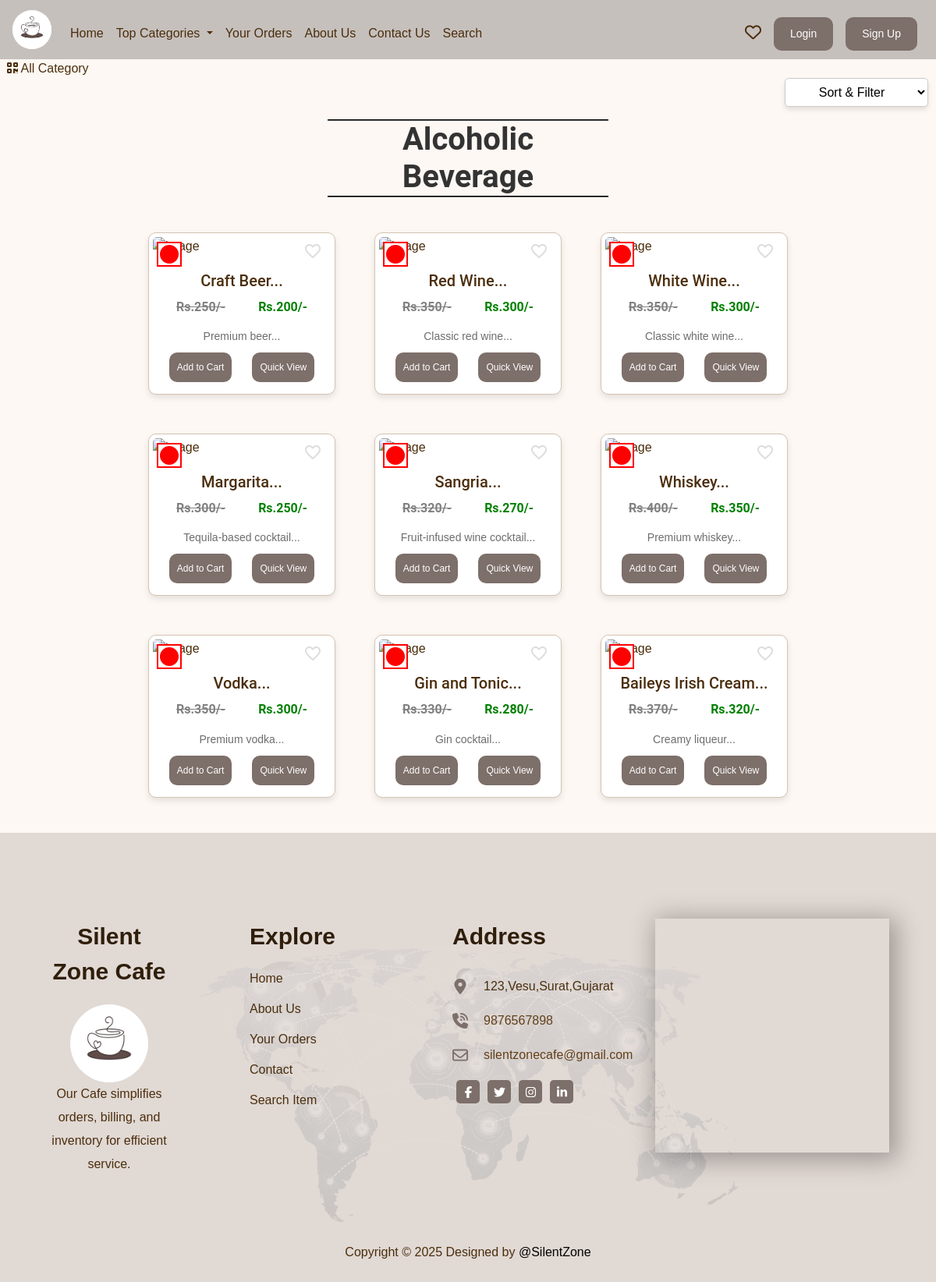
/view-food-list.php?catid=4, run on the app's committed database.
### tables this page shows
CREATE TABLE food_type (
    food_id INT PRIMARY KEY AUTO_INCREMENT,
    food_name TEXT,
    food_price INT,
    food_desc TEXT,
    category_id INT,
    food_update TEXT,
    food_img TEXT,
    is_veg TEXT,
    food_offer INT,
    FOREIGN KEY (category_id) REFERENCES categories(category_id) ON DELETE CASCADE
);

CREATE TABLE site (
    temp_id INT PRIMARY KEY AUTO_INCREMENT,
    system_name TEXT,
    email TEXT,
    contact TEXT,
    address TEXT,
    date_time TIMESTAMP
);

### view-food-list.php (the view, shortened to what this page needs)
<!DOCTYPE html>
<html lang="en">
<head>
    <link rel="stylesheet" href="https://stackpath.bootstrapcdn.com/bootstrap/4.4.1/css/bootstrap.min.css">
    <link rel="stylesheet" href="https://use.fontawesome.com/releases/v5.8.2/css/all.css">
    <link rel="stylesheet" href="/cafe_management_system/assets/css/style.css">
</head>
<body>
    <?php
        include("partial/_nav.php");
    ?>
    <div>&nbsp;
        <a href="index.php" class="active text-dark">
            <i class="fas fa-qrcode" style="color:#4b2e0d"></i>
            <span style="color:#4b2e0d">All Category</span>
        </a>
        <div class="sort-dropdown" class="btn2">
            <select id="sortDropdown" onchange="sortItems()">
                <option value="default" class="sort">Sort & Filter</option>
            </select>
        </div>
    </div>
    <?php
        $id = $_GET['catid'];
        $sql = "SELECT * FROM categories WHERE category_id = '$id'";
    ?>
    <div class="container2 my-3" id="cont">
        <div class="col-lg-4 text-center" style="margin: auto;border-top:2px groove black;border-bottom:2px groove black;color:#4b2e0d;">
            <h2 class="text-center center-container"><span id="catTitle">Items</span></h2>
        </div>
        <div class="row" id="food-items-container">
        <?php
        $id = $_GET['catid'];
        $sortOption = isset($_GET['sortOption']) ? $_GET['sortOption'] : 'default';
        if ($sortOption == 'veg') {
            $sql = "SELECT * FROM food_type WHERE category_id = '$id' AND is_veg = 'Veg'";
        } else if ($sortOption == 'nonveg') {
            $sql = "SELECT * FROM food_type WHERE category_id = '$id' AND is_veg = 'Non-Veg'";
        } else if ($sortOption == 'price_asc') {
            $sql = "SELECT * FROM food_type WHERE category_id = '$id' ORDER BY food_price ASC";
        } else if ($sortOption == 'price_desc') {
            $sql = "SELECT * FROM food_type WHERE category_id = '$id' ORDER BY food_price DESC";
        } else if ($sortOption == 'allitem') {
            $sql = "SELECT * FROM food_type WHERE category_id = '$id'";
        }
        else {
            $sql = "SELECT * FROM food_type WHERE category_id = '$id'";
        }
        $result = mysqli_query($conn,$sql);
        while($row = mysqli_fetch_array($result))
        {
            $food_id = $row['food_id'];
            $food_name = $row['food_name'];
            $food_price = $row['food_price'];
            $food_offer = $row['food_offer'];
            $food_desc = $row['food_desc'];
            $food_img = $row['food_img'];
            $is_veg = $row['is_veg'];
            $is_favorite = false;
        echo '<div class="col-xs-3 col-sm-3 col-md-3 food-item" data-price="'.$food_price.'" data-veg="'.$is_veg.'">
                <div class="card2" style="position: relative;">
                    <div class="food-symbol" style="position: absolute; top: 10px; left: 10px; font-size: 24px; z-index: 2;">';
        if ($is_veg == 'Veg') {
            echo '<i class="fa-solid fa-circle" style="color:green; background:white; padding:2px; border:2px solid green;"></i>';
        } else {
            echo '<i class="fa-solid fa-circle" style="color:red; background:white; padding:2px; border:2px solid red;"></i>';
        }
        echo '</div>
                    <div class="food-symbol" style="position: absolute; top: 10px; right: 10px; font-size: 20px; z-index: 2;">';
                    if ($loggedin)
                    {
                        echo '<form action="partial/_manageEatList.php" method="POST">
                            <input type="hidden" name="food_id" value="' . $food_id . '">
                            <input type="hidden" name="user_id" value="' . $userId . '">
                            <input type="hidden" name="action" value="' . ($is_favorite ? 'remove' : 'add') . '">
                            <button type="submit" style="outline:none;" class=" heart float-right heart ' . ($is_favorite ? 'filled' : '') . '">
                                <span class="material-icons">' . ($is_favorite ? 'favorite' : 'favorite_border') . '</span>
                            </button>
                          </form>';
                    }
                    else
                    {
                        echo '<button style="outline:none;" class="material-icons heart float-right heart" data-toggle="modal" data-target="#loginModal">
                        <span class="material-icons">favorite_border</span>
                  </button>';
                    }
                    echo '</div>
                    <img src="/cafe_management_system/img/'.$food_img.'" alt="image" width="249px" height="270px">
                    <div class="card-body">
                        <h5 class="card-title">'.substr($food_name,0,20).'...</h5>
                        <div style="display: flex; align-items: center;justify-content:space-between;margin-left:20px;margin-right:20px;">
                            <h6 style="color:grey; text-decoration: line-through; font-weight: bold;">Rs.'.$food_offer.'/-</h6>
                            <h6 style="color:green;font-weight:bold;">Rs.'.$food_price.'/-</h6>
                        </div>
                        <p class="card-text">'.substr($food_desc,0,29).'...</p>
                        <div class="row2 justify-content-center">';
                        if($loggedin){
                            $quasql = "SELECT item_quantity FROM cart WHERE food_id = '$food_id' AND user_id = '$userId'";
                            $quaresult = mysqli_query($conn,$quasql);
                            $quarow = mysqli_num_rows($quaresult);
                            if($quarow == 0)
                            {
                                echo '<form action="/cafe_management_system/partial/_manageCart.php" method = "POST">
                                        <input type="hidden" name="itemId" value="'.$food_id.'">
                                        <button type="submit" name="addtocart" class="btn2 mx-2">Add to Cart</button>
                                </form>';
                            }
                            else
                            {
                                echo '<a href = "viewCart.php"><button class="btn2 mx-2">Go to Cart</button></a>';
                            }
                        }
                        else
                        {
                            echo '<button class="btn2 mx-2" data-toggle="modal" data-target="#loginModal">Add to Cart</button>';
                        }
                        echo '</form>
                            <a href="view-food.php?foodid='.$food_id.'" class="mx-2"><button class="btn2">Quick View</button></a>
                        </div>
                    </div>
                </div>
            </div>';
    }
?>
        </div>
    </div>
    <?php
        include("partial/_footer.php");
    ?>
</body>
</html>

### partial/_footer.php (shortened to what this page needs)
<!DOCTYPE html>
<html lang="en">
<head>
    <link rel="stylesheet" href="/cafe_management_system/assets/css/style.css">
</head>
<body>
   <?php
        $sql = "SELECT * FROM site";
        $result = mysqli_query($conn, $sql);
        $row = mysqli_fetch_array($result);
        $systemName = $row['system_name'];
        $address = $row['address'];
        $email = $row['email'];
        $contact = $row['contact'];
    ?>
    <div class="section12">
        <div class="footerdiv">
            <div class="footermapimg">
                <div class="footerimgmap">
                </div>
            </div>
            <div class="footerflex">
                <div class="tarn_logo_footer">
                    <div class="highlighted_title" style="text-align: center;">
                        <?php echo $systemName;?>
                    </div>
                    <div class="tarn-logo">
                        <a href="index.php">
                            <img src="/cafe_management_system/assets/img/logo2.jpg" />
                        </a>
                    </div>
                    <div class="tarn_logo_details">
                        Our Cafe simplifies orders, billing, and inventory for efficient service.
                    </div>
                </div>
                <div class="explore">
                    <div class="highlighted_title">
                        Explore
                    </div>
                    <div class="link_details"><a href="index.php">Home</a></div>
                    <div class="link_details"><a href="about.php">About Us</a></div>
                    <div class="link_details"><a href="viewOrder.php">Your Orders</a></div>
                    <div class="link_details"><a href="contact.php">Contact</a></div>
                    <div class="link_details"><a href="searchItems.php">Search Item</a></div>
                </div>
                <div class="addresses">
                    <div class="highlighted_title">
                        Address
                    </div>
                    <div class="logoaddress">
                        <div class="addlogimg">
                            <svg xmlns="http://www.w3.org/2000/svg" viewBox="0 0 384 512" class="addressimg">
                                <path
                                    d="M215.7 499.2C267 435 384 279.4 384 192C384 86 298 0 192 0S0 86 0 192c0 87.4 117 243 168.3 307.2c12.3 15.3 35.1 15.3 47.4 0zM192 128a64 64 0 1 1 0 128 64 64 0 1 1 0-128z" />
                            </svg>
                        </div>
                        <div class="link_details_"><?php echo $address;?></div>
                    </div>
                    <div class="logoaddress">
                        <div class="addlogimg">
                        </div>
                        <div class="link_details_hover"><?php echo $contact;?></div>
                    </div>
                    <div class="logoaddress">
                        <div class="addlogimg">
                        </div>
                        <div class="link_details_hover"><?php echo $email;?></div>
                    </div>
                    <div class="footer_logo">
                        <div class="square_logo">
                            <a href="http://www.facebook.com" target="_blank" rel="noopener noreferrer">
                                <svg xmlns="http://www.w3.org/2000/svg" viewBox="0 0 320 512" class="logosvg">
                                    <path
                                        d="M80 299.3V512H196V299.3h86.5l18-97.8H196V166.9c0-51.7 20.3-71.5 72.7-71.5c16.3 0 29.4 .4 37 1.2V7.9C291.4 4 256.4 0 236.2 0C129.3 0 80 50.5 80 159.4v42.1H14v97.8H80z" />
                                </svg>
                            </a>
                        </div>
                        <div class="square_logo">
                            <a href="http://www.twitter.com" target="_blank" rel="noopener noreferrer">
                            </a>
                        </div>
                        <div class="square_logo">
                            <a href="http://www.instagram.com" target="_blank" rel="noopener noreferrer">
                            </a>
                        </div>
                        <div class="square_logo">
                            <a href="http://www.linkedin.com" target="_blank" rel="noopener noreferrer">
                            </a>
                        </div>
                    </div>
                </div>
                <div class="map">
                 <iframe src="https://www.google.com/maps/embed?pb=!1m18!1m12!1m3!1d4274.364678592217!2d72.78421690276834!3d21.15801559707634!2m3!1f0!2f0!3f0!3m2!1i1024!2i768!4f13.1!3m3!1m2!1s0x3be04df184811243%3A0x7d3bbfaeb9dd9862!2sJ.P.Dawar%20Institute%20Of%20Technology%2C%20Sardar%20Vallabhbhai%20Nat&#39;l%20Inst%20of%20Technology%20Rd%2C%20SVNIT%20Campus%2C%20Athwa%2C%20Surat%2C%20Gujarat%20395007!5e0!3m2!1sen!2sin!4v1739549227815!5m2!1sen!2sin" width="300" height="300" style="border:0;" allowfullscreen="" loading="lazy"></iframe>                </div>
                </div>
        </div>
        <div class="footer container-fluid text-light" style="padding: 10px;">
            <p class="py-2 mb-0"><center style="color: #4b2e0d;">Copyright © 2025 Designed by <a href="#" style="color: black;">@SilentZone</a></center></p>
        </div>
    </div>
</body>
</html>

### assets/css/style.css (style rules this page uses)
* { scroll-behavior: smooth; }
h1, h2, h3, h4, h5, h6 { font-family: "Roboto", sans-serif; }
body { font-family: "Arial", sans-serif; background-color: #fdf8f3; color: #4b2e0d; margin: 0; padding: 0; }
.center-container { display: flex; justify-content: center; align-items: center; font-size: 2.5rem; font-weight: bold; text-align: center; margin: 0px auto; color: #333; width: fit-content; }
.row { display: flex; flex-wrap: wrap; justify-content: center; gap: 20px; margin: 30px 0px; }
.card-body { padding: 15px; text-align: center; }
.card-text { font-size: 14px; color: #6d6d6d; margin: 10px 0; }
.section12 { background-color: #e1d9d4; }
.tarn-logo { display: flex; justify-content: center; }
.tarn-logo img { border-radius: 50%; width: 100px; height: 100px; cursor: pointer; }
.footerdiv { max-width: 1440px; width: 90%; margin: 0px auto; padding-top: 50px; position: relative; }
.footerflex { display: grid; grid-template-columns: repeat(4, 2fr); margin: 0px auto; padding-top: 60px; padding-bottom: 60px; position: relative; z-index: 1; }
.tarn_logo_details { color: #4b2e0d; line-height: 30px; text-align: center; }
.link_details { margin: 15px auto; cursor: pointer; transition: 0.4s; }
.link_details a { color: #4b2e0d; transition: 0.4s; }
.link_details_ { color: #4b2e0d; margin: 10px 20px; padding-left: 0px; }
.link_details_hover { color: rgb(98, 64, 25); margin: 10px 0px 10px 10px; padding-left: 10px; cursor: pointer; transition: 0.4s; }
.footer_logo { display: flex; justify-content: left; background-color: transparent; margin-top: 10px; margin-bottom: 10px; }
.square_logo { width: 30px; height: 30px; background-color: #7d6f69; margin: 0px 5px; font-size: 10px; text-align: center; cursor: pointer; transition: 0.8s; border-radius: 5px; }
.logosvg { width: 15px; height: 15px; margin: 8px auto; fill: #fff; }
.highlighted_title { font-size: 30px; font-weight: bold; color: rgb(47, 30, 10); margin-bottom: 20px; }
.logoaddress { display: flex; justify-content: left; align-items: center; }
.addressimg { width: 20px; height: 20px; fill: #7d6f69; }
.tarn_logo_footer { margin-right: 100px; }
.map iframe { box-shadow: 5px 5px 30px 5px rgba(0, 0, 0, 0.3); }
.footermapimg { justify-content: center; display: flex; align-items: center; }
.footerimgmap { animation-duration: 1.8s; animation-iteration-count: infinite; animation-direction: alternate; animation-name: moveimg; position: absolute; bottom: 0; }
.container2 { width: 90%; max-width: 1200px; margin: 30px auto; }
#cont { min-height: 570px; }
.row2 { display: flex; flex-wrap: wrap; justify-content: center; gap: 10px; }
.card2 { background: #fff; border: 1px solid #d4c2b2; border-radius: 10px; overflow: hidden; box-shadow: 0 4px 8px rgba(0, 0, 0, 0.1); transition: transform 0.3s ease, box-shadow 0.3s ease; margin: 15px 0px; width: auto; }
.heart { font-size: 24px; cursor: pointer; color: #ddd; border: none; background: none; }
.btn2 { display: inline-block; padding: 10px; background-color: #7d6f69; color: #fff; font-size: 12px; text-decoration: none; border-radius: 10px; transition: background-color 0.3s; border: none; }

### view-food-list.php (style rules this page uses)
.sort-dropdown select { width: 200px; border-radius: 5px; border: 1px solid #ccc; padding: 0px 10px; background-color:rgb(95, 93, 92); }
#sortDropdown { background: white; color: black; padding: 0.5rem 1rem; font-size: 1rem; cursor: pointer; text-align: center; width: auto; box-shadow: 0 4px 6px rgba(0, 0, 0, 0.1); }
.sort-dropdown { display: flex; align-items: center; justify-content: flex-end; margin-right: 10px; }

### data on the page
food_type: is_veg "Non-Veg" (drawn), food_name "Craft Beer", food_offer "250", food_price "200", food_desc "Premium beer"
food_type: is_veg "Non-Veg" (drawn), food_name "Red Wine", food_offer "350", food_price "300", food_desc "Classic red wine"
food_type: is_veg "Non-Veg" (drawn), food_name "White Wine", food_offer "350", food_price "300", food_desc "Classic white wine"
food_type: is_veg "Non-Veg" (drawn), food_name "Margarita", food_offer "300", food_price "250", food_desc "Tequila-based cocktail"
food_type: is_veg "Non-Veg" (drawn), food_name "Sangria", food_offer "320", food_price "270", food_desc "Fruit-infused wine cocktail"
food_type: is_veg "Non-Veg" (drawn), food_name "Whiskey", food_offer "400", food_price "350", food_desc "Premium whiskey"
food_type: is_veg "Non-Veg" (drawn), food_name "Vodka", food_offer "350", food_price "300", food_desc "Premium vodka"
food_type: is_veg "Non-Veg" (drawn), food_name "Gin and Tonic", food_offer "330", food_price "280", food_desc "Gin cocktail"
food_type: is_veg "Non-Veg" (drawn), food_name "Baileys Irish Cream", food_offer "370", food_price "320", food_desc "Creamy liqueur"
site: system_name "Silent Zone Cafe", address "123,Vesu,Surat,Gujarat", contact "9876567898", email "silentzonecafe@gmail.com"
